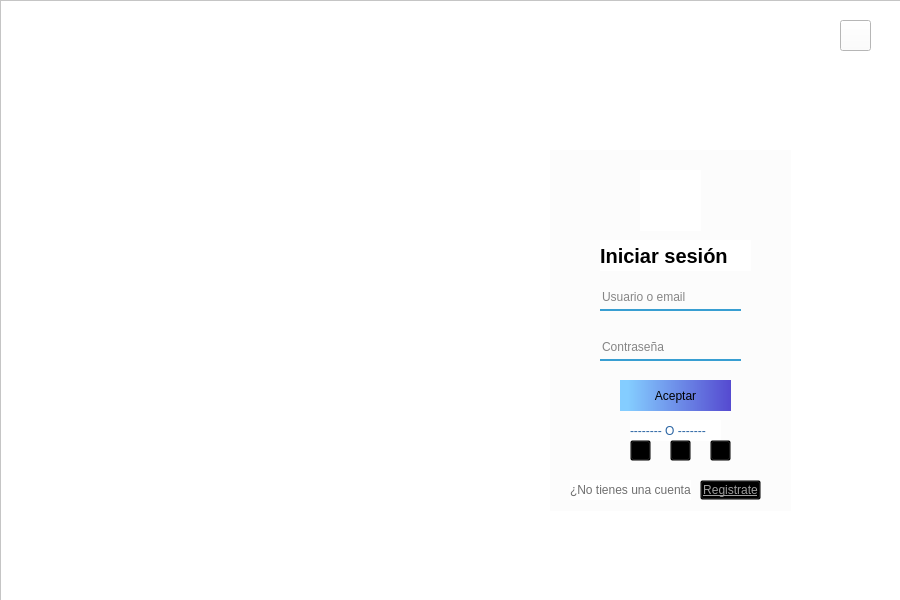
<?xml version="1.0" encoding="UTF-8"?>
<ui version="4.0">
 <class>ContainerLogin</class>
 <widget class="QWidget" name="ContainerLogin">
  <property name="geometry">
   <rect>
    <x>0</x>
    <y>0</y>
    <width>900</width>
    <height>600</height>
   </rect>
  </property>
  <property name="windowTitle">
   <string>Form</string>
  </property>
  <property name="styleSheet">
   <string notr="true"/>
  </property>
  <widget class="QFrame" name="loginFrame">
   <property name="geometry">
    <rect>
     <x>0</x>
     <y>0</y>
     <width>911</width>
     <height>601</height>
    </rect>
   </property>
   <property name="styleSheet">
    <string notr="true">background-color: rgb(255, 255, 255);
</string>
   </property>
   <property name="frameShape">
    <enum>QFrame::StyledPanel</enum>
   </property>
   <property name="frameShadow">
    <enum>QFrame::Raised</enum>
   </property>
   <widget class="QLabel" name="logoLabel">
    <property name="geometry">
     <rect>
      <x>20</x>
      <y>10</y>
      <width>51</width>
      <height>51</height>
     </rect>
    </property>
    <property name="styleSheet">
     <string notr="true">border-image: url(:/imagenes/logoUniConnect.png);</string>
    </property>
    <property name="text">
     <string/>
    </property>
   </widget>
   <widget class="QLabel" name="backgroundLabel">
    <property name="geometry">
     <rect>
      <x>40</x>
      <y>90</y>
      <width>821</width>
      <height>481</height>
     </rect>
    </property>
    <property name="styleSheet">
     <string notr="true">border-image: url(:/imagenes/FondoDegradado.png);
</string>
    </property>
    <property name="text">
     <string/>
    </property>
   </widget>
   <widget class="QLabel" name="whiteBoxLabel">
    <property name="geometry">
     <rect>
      <x>550</x>
      <y>150</y>
      <width>241</width>
      <height>361</height>
     </rect>
    </property>
    <property name="font">
     <font>
      <stylestrategy>PreferDefault</stylestrategy>
     </font>
    </property>
    <property name="styleSheet">
     <string notr="true">
background-color: rgb(252, 252, 252);
</string>
    </property>
    <property name="frameShape">
     <enum>QFrame::NoFrame</enum>
    </property>
    <property name="text">
     <string/>
    </property>
   </widget>
   <widget class="QLineEdit" name="userBox">
    <property name="geometry">
     <rect>
      <x>600</x>
      <y>290</y>
      <width>141</width>
      <height>21</height>
     </rect>
    </property>
    <property name="styleSheet">
     <string notr="true">background-color: rgba(0,0, 0, 0);
border:none;
border-bottom:2px solid rgba(55, 158, 210);
color:rgba(0,0,0,240);
padding-bottom:7px;</string>
    </property>
    <property name="placeholderText">
     <string>Usuario o email</string>
    </property>
   </widget>
   <widget class="QLabel" name="personasLogin">
    <property name="geometry">
     <rect>
      <x>100</x>
      <y>140</y>
      <width>371</width>
      <height>301</height>
     </rect>
    </property>
    <property name="styleSheet">
     <string notr="true">border-image: url(:/imagenes/logoSinFondo.png);
background-color: transparent;
</string>
    </property>
    <property name="text">
     <string/>
    </property>
   </widget>
   <widget class="QLineEdit" name="passwordBox">
    <property name="geometry">
     <rect>
      <x>600</x>
      <y>340</y>
      <width>141</width>
      <height>21</height>
     </rect>
    </property>
    <property name="acceptDrops">
     <bool>true</bool>
    </property>
    <property name="styleSheet">
     <string notr="true">background-color: rgba(0,0, 0, 0);
border:none;
border-bottom:2px solid rgba(55, 158, 210);
color:rgba(0,0,0,240);
padding-bottom:7px;</string>
    </property>
    <property name="placeholderText">
     <string>Contraseña</string>
    </property>
   </widget>
   <widget class="QLabel" name="textLoginLabel">
    <property name="geometry">
     <rect>
      <x>600</x>
      <y>240</y>
      <width>151</width>
      <height>31</height>
     </rect>
    </property>
    <property name="font">
     <font>
      <pointsize>15</pointsize>
      <weight>75</weight>
      <bold>true</bold>
     </font>
    </property>
    <property name="styleSheet">
     <string notr="true">border-color: rgb(52, 136, 196);</string>
    </property>
    <property name="text">
     <string>Iniciar sesión</string>
    </property>
   </widget>
   <widget class="QLabel" name="userIconLabel">
    <property name="geometry">
     <rect>
      <x>640</x>
      <y>170</y>
      <width>61</width>
      <height>61</height>
     </rect>
    </property>
    <property name="styleSheet">
     <string notr="true">border-image: url(:/imagenes/usuario (4).png);</string>
    </property>
    <property name="text">
     <string/>
    </property>
   </widget>
   <widget class="QPushButton" name="acceptButton">
    <property name="geometry">
     <rect>
      <x>620</x>
      <y>380</y>
      <width>111</width>
      <height>31</height>
     </rect>
    </property>
    <property name="mouseTracking">
     <bool>true</bool>
    </property>
    <property name="styleSheet">
     <string notr="true">QPushButton{
background-color: qlineargradient(spread:pad, x1:0, y1:0, x2:1, y2:0, stop:0.0681818 rgba(132, 205, 255, 255), stop:1 rgba(85, 74, 208, 255));
font: 75 9pt &quot;Arial&quot;;
border-radius:25px;
}

QPushButton:hover{	
	background-color: qlineargradient(spread:repeat, x1:0, y1:0, x2:1, y2:1, stop:0 rgba(110, 110, 110, 255), stop:1 rgba(255, 255, 255, 255));
	color: rgb(255, 255, 255);
    }
QPushButton:pressed{
	background-color: rgb(60, 193, 231);
	color: rgb(255, 255, 255);
}
	





</string>
    </property>
    <property name="text">
     <string>Aceptar</string>
    </property>
    <property name="autoDefault">
     <bool>false</bool>
    </property>
    <property name="default">
     <bool>false</bool>
    </property>
   </widget>
   <widget class="QLabel" name="slangLabel">
    <property name="geometry">
     <rect>
      <x>150</x>
      <y>450</y>
      <width>311</width>
      <height>16</height>
     </rect>
    </property>
    <property name="styleSheet">
     <string notr="true">font: 75 13pt &quot;Arial&quot;;
background-color: transparent;
color: rgb(255, 255, 255);</string>
    </property>
    <property name="text">
     <string>&quot; Ordena tu mundo, desata tu potencial &quot;</string>
    </property>
   </widget>
   <widget class="QLabel" name="separatorLabel">
    <property name="geometry">
     <rect>
      <x>630</x>
      <y>420</y>
      <width>91</width>
      <height>21</height>
     </rect>
    </property>
    <property name="styleSheet">
     <string notr="true">font: 75 10pt &quot;MS Shell Dlg 2&quot;;
color: rgb(44, 102, 164);</string>
    </property>
    <property name="text">
     <string>-------- O -------</string>
    </property>
   </widget>
   <widget class="QPushButton" name="facebookLabel">
    <property name="geometry">
     <rect>
      <x>630</x>
      <y>440</y>
      <width>21</width>
      <height>21</height>
     </rect>
    </property>
    <property name="styleSheet">
     <string notr="true">border-image: url(:/imagenes/facebook.png);
background-color: transparent;</string>
    </property>
    <property name="text">
     <string/>
    </property>
   </widget>
   <widget class="QPushButton" name="googleLabel">
    <property name="geometry">
     <rect>
      <x>670</x>
      <y>440</y>
      <width>21</width>
      <height>21</height>
     </rect>
    </property>
    <property name="styleSheet">
     <string notr="true">border-image: url(:/imagenes/google.png);
background-color: transparent;</string>
    </property>
    <property name="text">
     <string/>
    </property>
   </widget>
   <widget class="QPushButton" name="twitterLabel">
    <property name="geometry">
     <rect>
      <x>710</x>
      <y>440</y>
      <width>21</width>
      <height>21</height>
     </rect>
    </property>
    <property name="styleSheet">
     <string notr="true">border-image: url(:/imagenes/twitter.png);
background-color: transparent;</string>
    </property>
    <property name="text">
     <string/>
    </property>
   </widget>
   <widget class="QPushButton" name="backButton">
    <property name="geometry">
     <rect>
      <x>840</x>
      <y>20</y>
      <width>31</width>
      <height>31</height>
     </rect>
    </property>
    <property name="styleSheet">
     <string notr="true">QPushButton{
border-image: url(:/imagenes/flecha-hacia-atras (1).png);
background-color: rgb(255, 255, 255);
}

QPushButton:pressed{
	background-color: rgb(230, 237, 253);
	color: rgb(255, 255, 255);
}

QPushButton:hover{
	
	background-color: qlineargradient(spread:pad, x1:0, y1:0, x2:1, y2:0, stop:0 rgba(0, 0, 0, 255), stop:1 rgba(255, 255, 255, 255));
}
	</string>
    </property>
    <property name="text">
     <string/>
    </property>
   </widget>
   <widget class="QLabel" name="textRegisterLabel">
    <property name="geometry">
     <rect>
      <x>570</x>
      <y>480</y>
      <width>121</width>
      <height>20</height>
     </rect>
    </property>
    <property name="styleSheet">
     <string notr="true">font: 8pt &quot;Arial&quot;;
color: rgb(112, 112, 112);</string>
    </property>
    <property name="text">
     <string>¿No tienes una cuenta?</string>
    </property>
   </widget>
   <widget class="QPushButton" name="registerBox">
    <property name="geometry">
     <rect>
      <x>700</x>
      <y>480</y>
      <width>61</width>
      <height>20</height>
     </rect>
    </property>
    <property name="styleSheet">
     <string notr="true">QPushButton{
	font: 75 8pt &quot;Arial&quot;;
	text-decoration: underline;
	color: rgb(158, 158, 158);
	background-color: transparent;
}

QPushButton:pressed{
color: rgb(85, 0, 255);
}</string>
    </property>
    <property name="text">
     <string>Registrate</string>
    </property>
   </widget>
   <zorder>backgroundLabel</zorder>
   <zorder>logoLabel</zorder>
   <zorder>whiteBoxLabel</zorder>
   <zorder>userBox</zorder>
   <zorder>personasLogin</zorder>
   <zorder>passwordBox</zorder>
   <zorder>textLoginLabel</zorder>
   <zorder>userIconLabel</zorder>
   <zorder>acceptButton</zorder>
   <zorder>slangLabel</zorder>
   <zorder>separatorLabel</zorder>
   <zorder>facebookLabel</zorder>
   <zorder>googleLabel</zorder>
   <zorder>twitterLabel</zorder>
   <zorder>backButton</zorder>
   <zorder>textRegisterLabel</zorder>
   <zorder>registerBox</zorder>
  </widget>
 </widget>
 <resources>
  <include location="imagenes/res.qrc"/>
 </resources>
 <connections/>
</ui>
